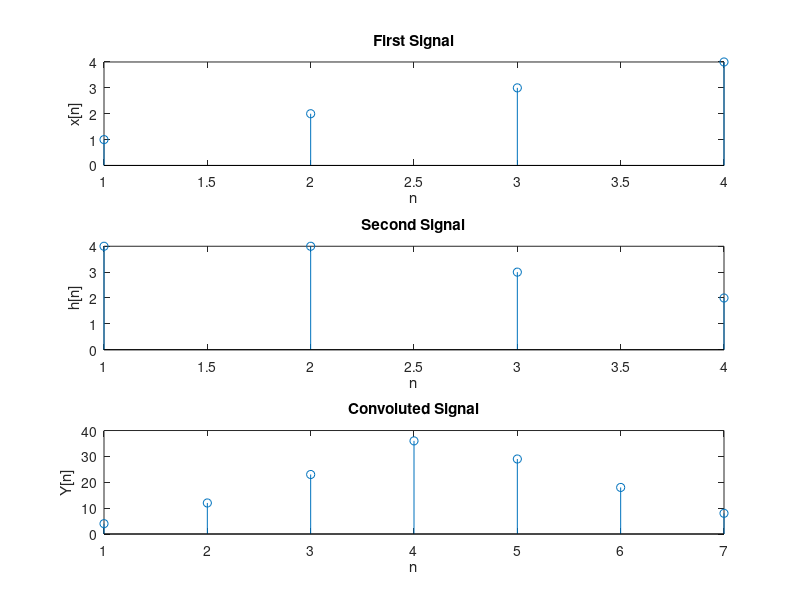

Recreate this plot in MATLAB.
x=[1 2 3 4]; 
h=[4 4 3 2];
m=length(x);
n=length(h);
X=[x,zeros(1,n)];
H=[h,zeros(1,m)];
for i=1:n+m-1
    Y(i)=0;
    for j=1:m
        if(i-j+1>0)
            Y(i)=Y(i)+X(j)*H(i-j+1);
        else
        end
    end
  
end


subplot(3,1,1); 
stem(x); 
xlabel('n');
ylabel('x[n]'); 
title('First Signal');

subplot(3,1,2); 
stem(h);
xlabel('n'); 
ylabel('h[n]'); 
title('Second Signal');

subplot(3,1,3); 
stem(Y);
ylabel('Y[n]'); 
xlabel('n'); 

title('Convoluted Signal');


